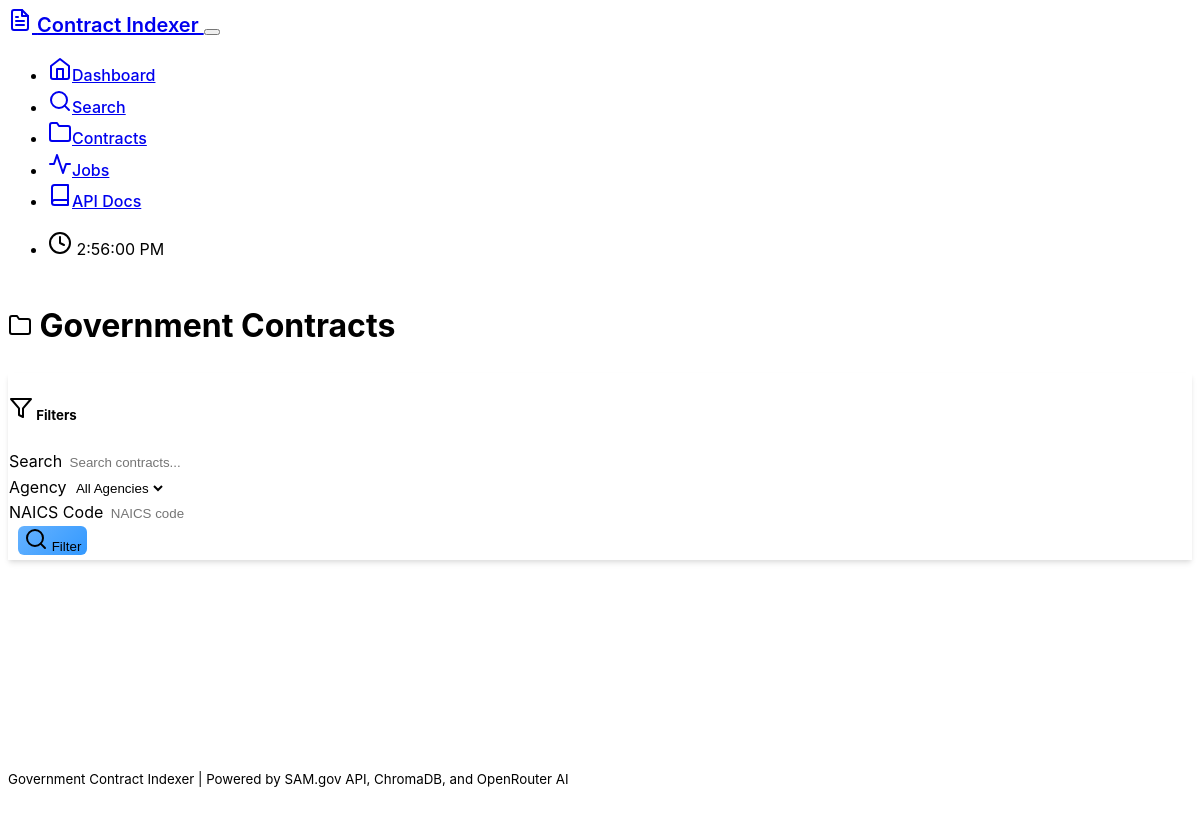
/contracts?page=2, run on an earlier commit of the app's database.
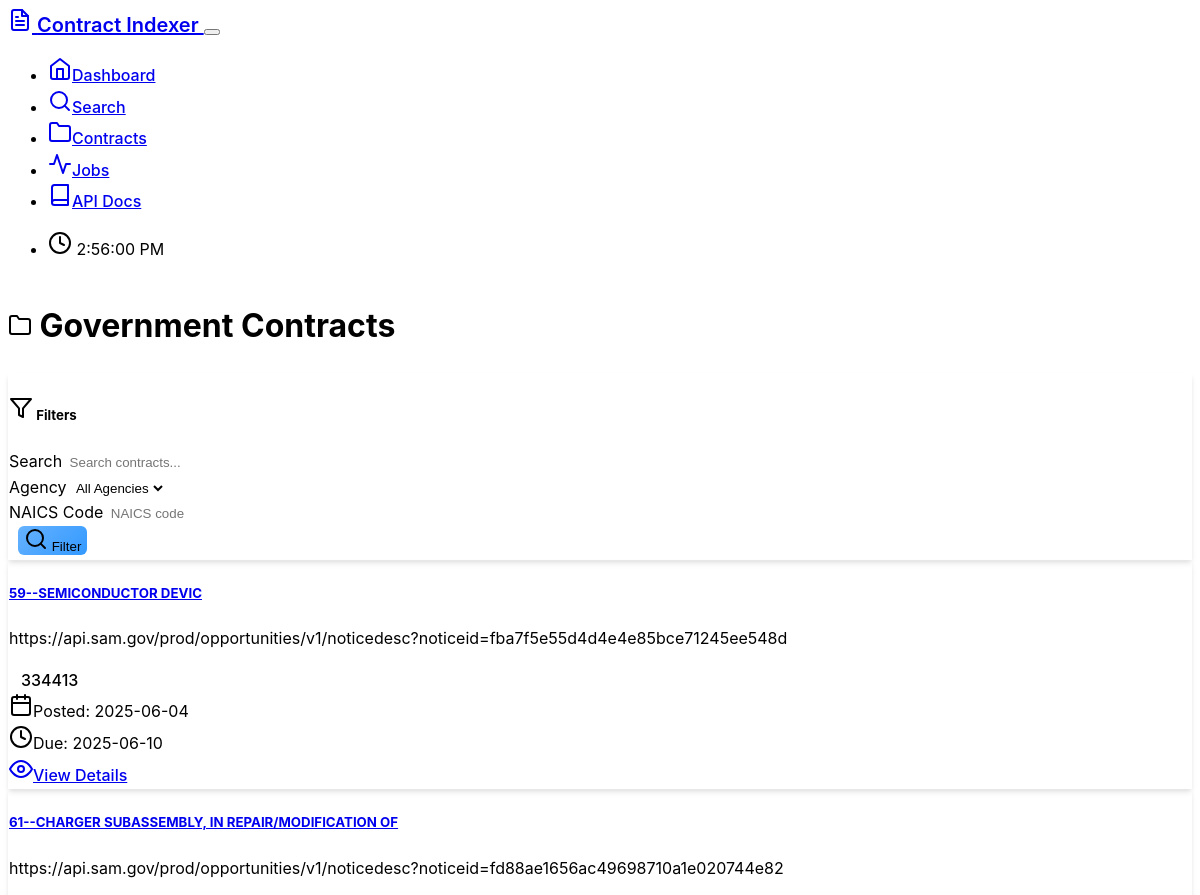
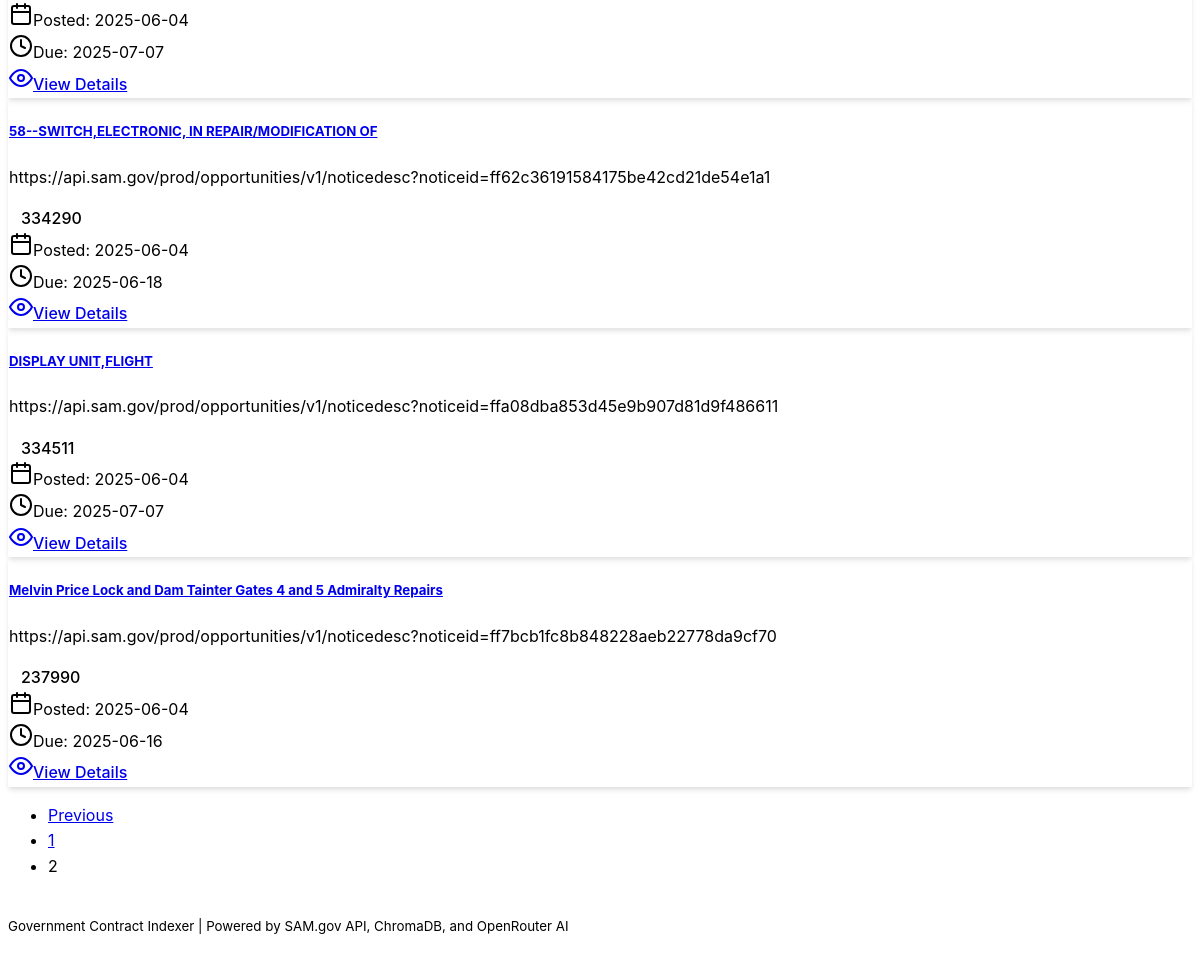
And on a later commit of the database (2 pictures, top to bottom).
### models.py (models this page shows, shortened)
class Contract(db.Model):
    id = db.Column(db.Integer, primary_key=True)
    notice_id = db.Column(db.String(100), unique=True, nullable=False, index=True)
    title = db.Column(db.String(500), nullable=False)
    description = db.Column(Text)
    agency = db.Column(db.String(200))
    office = db.Column(db.String(200))
    posted_date = db.Column(db.DateTime)
    response_date = db.Column(db.DateTime)
    naics_code = db.Column(db.String(20))
    classification_code = db.Column(db.String(20))
    set_aside_code = db.Column(db.String(50))
    place_of_performance = db.Column(db.String(200))
    resource_links = db.Column(JSON)  # Store document links as JSON
    award_amount = db.Column(db.String(100))
    award_date = db.Column(db.DateTime)
    created_at = db.Column(db.DateTime, default=datetime.utcnow)
    updated_at = db.Column(db.DateTime, default=datetime.utcnow, onupdate=datetime.utcnow)
    indexed_at = db.Column(db.DateTime)  # When it was indexed in vector DB

### routes/web_routes.py (the view)
@web_bp.route('/contracts')
def contracts():
    try:
        page = request.args.get('page', 1, type=int)
        per_page = 20
        contracts = Contract.query.order_by(Contract.created_at.desc()).paginate(
            page=page, per_page=per_page, error_out=False
        )
        return render_template('contracts.html', contracts=contracts)
    except Exception as e:
        logger.error(f"Contracts listing failed: {str(e)}")
        flash(f'Error loading contracts: {str(e)}', 'error')
        return render_template('contracts.html', contracts=None)

### templates/contracts.html (shortened to what this page needs)
{% extends "base.html" %}
{% block content %}
<div class="row">
    <div class="col-12">
        <h1 class="mb-4">
            <i data-feather="folder" class="me-2"></i>
            Government Contracts
        </h1>
    </div>
</div>
<div class="row mb-4">
    <div class="col-12">
        <div class="card">
            <div class="card-header">
                <h5 class="card-title mb-0">
                    <i data-feather="filter" class="me-2"></i>
                    Filters
                </h5>
            </div>
            <div class="card-body">
                <form method="GET" class="row g-3">
                    <div class="col-md-4">
                        <label for="search" class="form-label">Search</label>
                        <input type="text" class="form-control" id="search" name="search"
                               value="{{ request.args.get('search', '') }}" placeholder="Search contracts...">
                    </div>
                    <div class="col-md-3">
                        <label for="agency" class="form-label">Agency</label>
                        <select class="form-select" id="agency" name="agency">
                            <option value="">All Agencies</option>
                        </select>
                    </div>
                    <div class="col-md-3">
                        <label for="naics" class="form-label">NAICS Code</label>
                        <input type="text" class="form-control" id="naics" name="naics"
                               value="{{ request.args.get('naics', '') }}" placeholder="NAICS code">
                    </div>
                    <div class="col-md-2">
                        <label class="form-label">&nbsp;</label>
                        <button type="submit" class="btn btn-primary w-100">
                            <i data-feather="search" class="me-2"></i>
                            Filter
                        </button>
                    </div>
                </form>
            </div>
        </div>
    </div>
</div>
<div class="row">
    <div class="col-12">
        {% if contracts %}
            {% for contract in contracts.items %}
            <div class="card mb-3">
                <div class="card-body">
                    <div class="row">
                        <div class="col-md-8">
                            <h5 class="card-title">
                                <a href="{{ url_for('web.contract_detail', notice_id=contract.notice_id) }}"
                                   class="text-decoration-none">
                                    {{ contract.title }}
                                </a>
                            </h5>
                            <p class="card-text">{{ contract.description[:300] }}{% if contract.description|length > 300 %}...{% endif %}</p>
                            <div class="d-flex flex-wrap gap-2 mb-2">
                                {% if contract.naics_code %}
                                    <span class="badge bg-secondary">{{ contract.naics_code }}</span>
                                {% endif %}
                            </div>
                        </div>
                        <div class="col-md-4 text-end">
                            <div class="text-muted small">
                                {% if contract.posted_date %}
                                    <div><i data-feather="calendar" class="me-1"></i>Posted: {{ contract.posted_date.strftime('%Y-%m-%d') }}</div>
                                {% endif %}
                                {% if contract.response_date %}
                                    <div><i data-feather="clock" class="me-1"></i>Due: {{ contract.response_date.strftime('%Y-%m-%d') }}</div>
                                {% endif %}
                            </div>
                            <div class="mt-2">
                                <a href="{{ url_for('web.contract_detail', notice_id=contract.notice_id) }}"
                                   class="btn btn-sm btn-outline-primary">
                                    <i data-feather="eye" class="me-1"></i>View Details
                                </a>
                            </div>
                        </div>
                    </div>
                </div>
            </div>
            {% endfor %}
            {% if contracts.pages > 1 %}
            <nav aria-label="Contracts pagination">
                <ul class="pagination justify-content-center">
                    {% if contracts.has_prev %}
                        <li class="page-item">
                            <a class="page-link" href="{{ url_for('web.contracts', page=contracts.prev_num) }}">Previous</a>
                        </li>
                    {% endif %}
                    {% for page_num in contracts.iter_pages() %}
                        {% if page_num %}
                            {% if page_num != contracts.page %}
                                <li class="page-item">
                                    <a class="page-link" href="{{ url_for('web.contracts', page=page_num) }}">{{ page_num }}</a>
                                </li>
                            {% else %}
                                <li class="page-item active">
                                    <span class="page-link">{{ page_num }}</span>
                                </li>
                            {% endif %}
                        {% else %}
                            <li class="page-item disabled">
                                <span class="page-link">...</span>
                            </li>
                        {% endif %}
                    {% endfor %}
                </ul>
            </nav>
            {% endif %}
        {% endif %}
    </div>
</div>
{% endblock %}

### templates/base.html (shortened to what this page needs)
<!DOCTYPE html>
<html lang="en" data-bs-theme="dark">
<head>
    <link href="https://cdn.replit.com/agent/bootstrap-agent-dark-theme.min.css" rel="stylesheet">
    <link href="{{ url_for('static', filename='css/style.css') }}" rel="stylesheet">
</head>
<body>
    <nav class="navbar navbar-expand-lg navbar-dark">
        <div class="container">
            <a class="navbar-brand" href="{{ url_for('web.index') }}">
                <i data-feather="file-text" class="me-2"></i>
                Contract Indexer
            </a>
            <button class="navbar-toggler" type="button" data-bs-toggle="collapse" data-bs-target="#navbarNav">
            </button>
            <div class="collapse navbar-collapse" id="navbarNav">
                <ul class="navbar-nav me-auto">
                    <li class="nav-item">
                        <a class="nav-link {% if request.endpoint == 'web.index' %}active{% endif %}"
                           href="{{ url_for('web.index') }}">
                            <i data-feather="home" class="me-1"></i>Dashboard
                        </a>
                    </li>
                    <li class="nav-item">
                        <a class="nav-link {% if request.endpoint == 'web.search' %}active{% endif %}"
                           href="{{ url_for('web.search') }}">
                            <i data-feather="search" class="me-1"></i>Search
                        </a>
                    </li>
                    <li class="nav-item">
                        <a class="nav-link {% if request.endpoint == 'web.contracts' %}active{% endif %}"
                           href="{{ url_for('web.contracts') }}">
                            <i data-feather="folder" class="me-1"></i>Contracts
                        </a>
                    </li>
                    <li class="nav-item">
                        <a class="nav-link {% if request.endpoint == 'web.jobs' %}active{% endif %}"
                           href="{{ url_for('web.jobs') }}">
                            <i data-feather="activity" class="me-1"></i>Jobs
                        </a>
                    </li>
                    <li class="nav-item">
                        <a class="nav-link {% if request.endpoint == 'web.api_docs' %}active{% endif %}"
                           href="{{ url_for('web.api_docs') }}">
                            <i data-feather="book" class="me-1"></i>API Docs
                        </a>
                    </li>
                </ul>
                <ul class="navbar-nav">
                    <li class="nav-item">
                        <span class="navbar-text">
                            <i data-feather="clock" class="me-1"></i>
                            <span id="current-time"></span>
                        </span>
                    </li>
                </ul>
            </div>
        </div>
    </nav>
    <main class="container my-4">
        {% block content %}{% endblock %}
    </main>
    <footer class="bg-dark py-4 mt-5">
        <div class="container text-center">
            <p class="mb-0">
                <small class="text-muted">
                    Government Contract Indexer |
                    Powered by SAM.gov API, ChromaDB, and OpenRouter AI
                </small>
            </p>
        </div>
    </footer>
</body>
</html>

### static/css/style.css (style rules this page uses)
:root { --bs-body-bg: hsl(215 28% 17%); --bs-body-color: hsl(210 40% 98%); --custom-accent: hsl(210 100% 70%); --custom-success: hsl(120 60% 50%); --custom-warning: hsl(45 100% 60%); --custom-danger: hsl(0 85% 60%); }
body { font-family: 'Inter', -apple-system, BlinkMacSystemFont, 'Segoe UI', system-ui, sans-serif; line-height: 1.6; min-height: 100vh; display: flex; flex-direction: column; }
main { flex: 1; }
.navbar-brand { font-weight: 600; font-size: 1.25rem; }
.nav-link { font-weight: 500; transition: all 0.2s ease; }
.card { border: 1px solid rgba(255, 255, 255, 0.1); box-shadow: 0 4px 6px -1px rgba(0, 0, 0, 0.1), 0 2px 4px -1px rgba(0, 0, 0, 0.06); transition: all 0.2s ease; background: rgba(255, 255, 255, 0.02); }
.card-header { border-bottom: 1px solid rgba(255, 255, 255, 0.1); font-weight: 600; }
.btn { font-weight: 500; transition: all 0.2s ease; border-radius: 6px; }
.btn-primary { background: linear-gradient(135deg, var(--custom-accent), hsl(210 100% 60%)); border: none; }
.form-control, .form-select { border: 1px solid rgba(255, 255, 255, 0.2); background: rgba(255, 255, 255, 0.05); transition: all 0.2s ease; }
.badge { font-weight: 500; padding: 0.375rem 0.75rem; border-radius: 4px; }
footer { margin-top: auto; border-top: 1px solid rgba(255, 255, 255, 0.1); }

What changed in the data, as far as the page shows it:
added Contract: title "59--SEMICONDUCTOR DEVIC", description "https://api.sam.gov/prod/opportunities/v1/noticedesc?noticeid=fba7f5e55d4d4e4e85bce71245ee548d", naics_code "334413", posted_date "2025-06-04", response_date "2025-06-10"
added Contract: title "61--CHARGER SUBASSEMBLY, IN REPAIR/MODIFICATION OF", description "https://api.sam.gov/prod/opportunities/v1/noticedesc?noticeid=fd88ae1656ac49698710a1e020744e82", posted_date "2025-06-04", response_date "2025-07-07"
added Contract: title "58--SWITCH,ELECTRONIC, IN REPAIR/MODIFICATION OF", description "https://api.sam.gov/prod/opportunities/v1/noticedesc?noticeid=ff62c36191584175be42cd21de54e1a1", naics_code "334290", posted_date "2025-06-04", response_date "2025-06-18"
added Contract: title "DISPLAY UNIT,FLIGHT", description "https://api.sam.gov/prod/opportunities/v1/noticedesc?noticeid=ffa08dba853d45e9b907d81d9f486611", naics_code "334511", posted_date "2025-06-04", response_date "2025-07-07"
added Contract: title "Melvin Price Lock and Dam Tainter Gates 4 and 5 Admiralty Repairs", description "https://api.sam.gov/prod/opportunities/v1/noticedesc?noticeid=ff7bcb1fc8b848228aeb22778da9cf70", naics_code "237990", posted_date "2025-06-04", response_date "2025-06-16"
Also different on the page:
text now shown: "Previous"
new list line: "1"
new list line: "2"
